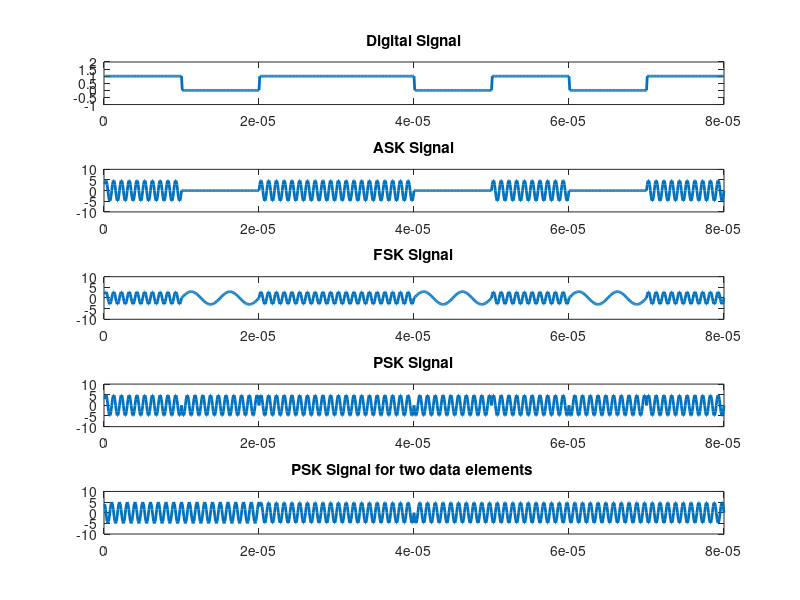

The MATLAB script that drew this image:
clc;
clear;
close all;

data = [1 0 1 1 0 1 0 1]; %digital signal
bp = 0.00001; %bit period kom hoile beshi data pathaite parbo

bit = [];                                                              

for i=1:1:length(data)
    if data(i) == 1
        se = ones(1, 100); %signal element e 100 ta 1 store hobe for bit 1
    else
        se = zeros(1, 100);
    end
    bit = [bit se];
end

t = bp/100:bp/100:bp*length(data);

subplot(5,1,1);
plot(t, bit, 'Linewidth', 2); %darker lines
axis([0, bp*length(data), -1, 2]); %first-neg x side er val ,second x er positive side, third y er neg side fourth y er pos side
title('Digital Signal');

%ASK

A0 = 0;
A1 = 5;
f = 10/bp; %not 1/bp,carrier analog er jonno f ektu beshi nilam
t2 = bp/100:bp/100:bp; % prottekta single bit erjonno 100 ta points

st = [];

for i=1:1:length(data)
    if data(i) == 1
        y = A1 * sin(2*pi*f*t2);
    else
        y = A0 * sin(2*pi*f*t2);
    end
    st = [st y];
end

subplot(5,1,2);
plot(t, st, 'Linewidth', 2);
axis([0, bp*length(data), -10, 10]);
title('ASK Signal');

%FSK

A = 3;
f1 = 10/bp;
f0 = 2/bp;
t2 = bp/100:bp/100:bp;

st = [];

for i=1:1:length(data)
    if data(i) == 1
        y = A * sin(2*pi*f1*t2);
    else
        y = A * sin(2*pi*f0*t2);
    end
    st = [st y];
end

subplot(5,1,3);
plot(t, st, 'Linewidth', 2);
axis([0, bp*length(data), -10, 10]);
title('FSK Signal');

%PSK
A = 5;
f = 10/bp;
t2 = bp/100:bp/100:bp;

st = [];

for i=1:1:length(data)
    if data(i) == 1
        y = A * sin(2*pi*f*t2);
    else
        y = -A * sin(2*pi*f*t2);
    end
    st = [st y];
end

subplot(5,1,4);
plot(t, st, 'Linewidth', 2);
axis([0, bp*length(data), -10, 10]);
title('PSK Signal');

%two data in one level
A = 5;
f = 10/bp;
t2 = bp/100:bp/100:2*bp;

st = [];

for i=1:2:length(data)-1
    if data(i) == 1 && data(i+1) == 1
        y = A * sin(2*pi*f*t2);
    elseif data(i) == 1 && data(i+1) == 0
        y = A * cos(2*pi*f*t2);
    elseif data(i) == 0 && data(i+1) == 1
        y = -A * sin(2*pi*f*t2);
    elseif data(i) == 0 && data(i+1) == 0
        y = -A * cos(2*pi*f*t2);
    end
    st = [st y];
end

subplot(5,1,5);
plot(t, st, 'Linewidth', 2);
axis([0, bp*length(data), -10, 10]);
title('PSK Signal for two data elements ');






